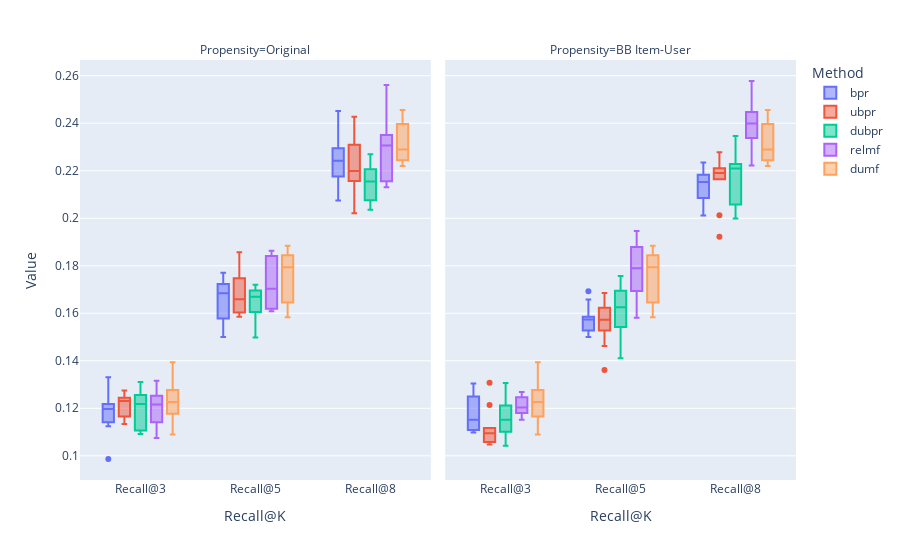

Notebook source saved alongside this figure:
### Markdown cell above
### Recall@K

### Code cell
plot_metric(coat_df, 'Recall', methods=_methods, propensities=_propensities)

### Figure 1 — Plotly figure (JSON) as saved in the notebook; plotly's stock layout.template omitted (floating-point values rounded to 4 significant figures)
{"data": [{"alignmentgroup": "True", "hovertemplate": "Method=bpr<br>Propensity=Original<br>Metric@K=%{x}<br>Value=%{y}<extra></extra>", "legendgroup": "bpr", "marker": {"color": "#636efa"}, "name": "bpr", "notched": false, "offsetgroup": "bpr", "orientation": "v", "quartilemethod": "exclusive", "showlegend": true, "type": "box", "x": ["Recall@3", "Recall@3", "Recall@3", "Recall@3", "Recall@3", "Recall@3", "Recall@3", "Recall@3", "Recall@3", "Recall@3", "Recall@5", "Recall@5", "Recall@5", "Recall@5", "Recall@5", "Recall@5", "Recall@5", "Recall@5", "Recall@5", "Recall@5", "Recall@8", "Recall@8", "Recall@8", "Recall@8", "Recall@8", "Recall@8", "Recall@8", "Recall@8", "Recall@8", "Recall@8"], "x0": " ", "xaxis": "x", "y": [0.1193, 0.133, 0.1141, 0.1218, 0.1276, 0.1125, 0.1201, 0.1203, 0.1178, 0.09865, 0.1685, 0.1723, 0.1584, 0.1684, 0.1771, 0.1551, 0.1578, 0.1756, 0.15, 0.1706, 0.2075, 0.2283, 0.2331, 0.2294, 0.2452, 0.2288, 0.2156, 0.2189, 0.2202, 0.2176], "y0": " ", "yaxis": "y"}, {"alignmentgroup": "True", "hovertemplate": "Method=bpr<br>Propensity=BB Item-User<br>Metric@K=%{x}<br>Value=%{y}<extra></extra>", "legendgroup": "bpr", "marker": {"color": "#636efa"}, "name": "bpr", "notched": false, "offsetgroup": "bpr", "orientation": "v", "quartilemethod": "exclusive", "showlegend": false, "type": "box", "x": ["Recall@3", "Recall@3", "Recall@3", "Recall@3", "Recall@3", "Recall@3", "Recall@3", "Recall@3", "Recall@3", "Recall@3", "Recall@5", "Recall@5", "Recall@5", "Recall@5", "Recall@5", "Recall@5", "Recall@5", "Recall@5", "Recall@5", "Recall@5", "Recall@8", "Recall@8", "Recall@8", "Recall@8", "Recall@8", "Recall@8", "Recall@8", "Recall@8", "Recall@8", "Recall@8"], "x0": " ", "xaxis": "x2", "y": [0.1296, 0.1098, 0.1305, 0.1145, 0.1106, 0.1159, 0.1109, 0.1141, 0.1169, 0.1249, 0.1528, 0.1524, 0.1577, 0.15, 0.1586, 0.1569, 0.1693, 0.1658, 0.1574, 0.1572, 0.2085, 0.2186, 0.2168, 0.2145, 0.2012, 0.2076, 0.2162, 0.2183, 0.2234, 0.2141], "y0": " ", "yaxis": "y2"}, {"alignmentgroup": "True", "hovertemplate": "Method=ubpr<br>Propensity=Original<br>Metric@K=%{x}<br>Value=%{y}<extra></extra>", "legendgroup": "ubpr", "marker": {"color": "#EF553B"}, "name": "ubpr", "notched": false, "offsetgroup": "ubpr", "orientation": "v", "quartilemethod": "exclusive", "showlegend": true, "type": "box", "x": ["Recall@3", "Recall@3", "Recall@3", "Recall@3", "Recall@3", "Recall@3", "Recall@3", "Recall@3", "Recall@3", "Recall@3", "Recall@5", "Recall@5", "Recall@5", "Recall@5", "Recall@5", "Recall@5", "Recall@5", "Recall@5", "Recall@5", "Recall@5", "Recall@8", "Recall@8", "Recall@8", "Recall@8", "Recall@8", "Recall@8", "Recall@8", "Recall@8", "Recall@8", "Recall@8"], "x0": " ", "xaxis": "x", "y": [0.1173, 0.1166, 0.1275, 0.115, 0.1231, 0.1246, 0.1134, 0.1244, 0.1231, 0.1243, 0.1657, 0.1857, 0.1673, 0.162, 0.1602, 0.1762, 0.1662, 0.1747, 0.1603, 0.1585, 0.2166, 0.2301, 0.2211, 0.2427, 0.2309, 0.2186, 0.2156, 0.2406, 0.2111, 0.2021], "y0": " ", "yaxis": "y"}, {"alignmentgroup": "True", "hovertemplate": "Method=ubpr<br>Propensity=BB Item-User<br>Metric@K=%{x}<br>Value=%{y}<extra></extra>", "legendgroup": "ubpr", "marker": {"color": "#EF553B"}, "name": "ubpr", "notched": false, "offsetgroup": "ubpr", "orientation": "v", "quartilemethod": "exclusive", "showlegend": false, "type": "box", "x": ["Recall@3", "Recall@3", "Recall@3", "Recall@3", "Recall@3", "Recall@3", "Recall@3", "Recall@3", "Recall@3", "Recall@3", "Recall@5", "Recall@5", "Recall@5", "Recall@5", "Recall@5", "Recall@5", "Recall@5", "Recall@5", "Recall@5", "Recall@5", "Recall@8", "Recall@8", "Recall@8", "Recall@8", "Recall@8", "Recall@8", "Recall@8", "Recall@8", "Recall@8", "Recall@8"], "x0": " ", "xaxis": "x2", "y": [0.1094, 0.1117, 0.1047, 0.106, 0.1056, 0.1058, 0.1104, 0.1096, 0.1307, 0.1214, 0.1612, 0.1557, 0.1527, 0.1623, 0.1462, 0.1362, 0.1533, 0.159, 0.1685, 0.1643, 0.2246, 0.2211, 0.2196, 0.219, 0.2012, 0.1923, 0.2166, 0.2278, 0.2164, 0.2191], "y0": " ", "yaxis": "y2"}, {"alignmentgroup": "True", "hovertemplate": "Method=dubpr<br>Propensity=Original<br>Metric@K=%{x}<br>Value=%{y}<extra></extra>", "legendgroup": "dubpr", "marker": {"color": "#00cc96"}, "name": "dubpr", "notched": false, "offsetgroup": "dubpr", "orientation": "v", "quartilemethod": "exclusive", "showlegend": true, "type": "box", "x": ["Recall@3", "Recall@3", "Recall@3", "Recall@3", "Recall@3", "Recall@3", "Recall@3", "Recall@3", "Recall@3", "Recall@3", "Recall@5", "Recall@5", "Recall@5", "Recall@5", "Recall@5", "Recall@5", "Recall@5", "Recall@5", "Recall@5", "Recall@5", "Recall@8", "Recall@8", "Recall@8", "Recall@8", "Recall@8", "Recall@8", "Recall@8", "Recall@8", "Recall@8", "Recall@8"], "x0": " ", "xaxis": "x", "y": [0.1092, 0.1216, 0.131, 0.1221, 0.1275, 0.1106, 0.1219, 0.1256, 0.1104, 0.1117, 0.1498, 0.164, 0.172, 0.1707, 0.1695, 0.1552, 0.1682, 0.1696, 0.1656, 0.1605, 0.2036, 0.2065, 0.2184, 0.2207, 0.213, 0.2105, 0.2229, 0.227, 0.2076, 0.2181], "y0": " ", "yaxis": "y"}, {"alignmentgroup": "True", "hovertemplate": "Method=dubpr<br>Propensity=BB Item-User<br>Metric@K=%{x}<br>Value=%{y}<extra></extra>", "legendgroup": "dubpr", "marker": {"color": "#00cc96"}, "name": "dubpr", "notched": false, "offsetgroup": "dubpr", "orientation": "v", "quartilemethod": "exclusive", "showlegend": false, "type": "box", "x": ["Recall@3", "Recall@3", "Recall@3", "Recall@3", "Recall@3", "Recall@3", "Recall@3", "Recall@3", "Recall@3", "Recall@3", "Recall@5", "Recall@5", "Recall@5", "Recall@5", "Recall@5", "Recall@5", "Recall@5", "Recall@5", "Recall@5", "Recall@5", "Recall@8", "Recall@8", "Recall@8", "Recall@8", "Recall@8", "Recall@8", "Recall@8", "Recall@8", "Recall@8", "Recall@8"], "x0": " ", "xaxis": "x2", "y": [0.1101, 0.1165, 0.1142, 0.1268, 0.1053, 0.1043, 0.1307, 0.1157, 0.1147, 0.1212, 0.1595, 0.1757, 0.1542, 0.1667, 0.158, 0.141, 0.1656, 0.174, 0.1456, 0.1695, 0.2163, 0.2347, 0.2055, 0.23, 0.2058, 0.2216, 0.1999, 0.2222, 0.2204, 0.2228], "y0": " ", "yaxis": "y2"}, {"alignmentgroup": "True", "hovertemplate": "Method=relmf<br>Propensity=Original<br>Metric@K=%{x}<br>Value=%{y}<extra></extra>", "legendgroup": "relmf", "marker": {"color": "#ab63fa"}, "name": "relmf", "notched": false, "offsetgroup": "relmf", "orientation": "v", "quartilemethod": "exclusive", "showlegend": true, "type": "box", "x": ["Recall@3", "Recall@3", "Recall@3", "Recall@3", "Recall@3", "Recall@3", "Recall@3", "Recall@3", "Recall@3", "Recall@3", "Recall@5", "Recall@5", "Recall@5", "Recall@5", "Recall@5", "Recall@5", "Recall@5", "Recall@5", "Recall@5", "Recall@5", "Recall@8", "Recall@8", "Recall@8", "Recall@8", "Recall@8", "Recall@8", "Recall@8", "Recall@8", "Recall@8", "Recall@8"], "x0": " ", "xaxis": "x", "y": [0.1278, 0.1243, 0.113, 0.1316, 0.1253, 0.1203, 0.1141, 0.1075, 0.1227, 0.1205, 0.1841, 0.1613, 0.1626, 0.1843, 0.1779, 0.1863, 0.1619, 0.1609, 0.1813, 0.1625, 0.2561, 0.2154, 0.2156, 0.235, 0.2319, 0.2294, 0.2216, 0.2355, 0.232, 0.2131], "y0": " ", "yaxis": "y"}, {"alignmentgroup": "True", "hovertemplate": "Method=relmf<br>Propensity=BB Item-User<br>Metric@K=%{x}<br>Value=%{y}<extra></extra>", "legendgroup": "relmf", "marker": {"color": "#ab63fa"}, "name": "relmf", "notched": false, "offsetgroup": "relmf", "orientation": "v", "quartilemethod": "exclusive", "showlegend": false, "type": "box", "x": ["Recall@3", "Recall@3", "Recall@3", "Recall@3", "Recall@3", "Recall@3", "Recall@3", "Recall@3", "Recall@3", "Recall@3", "Recall@5", "Recall@5", "Recall@5", "Recall@5", "Recall@5", "Recall@5", "Recall@5", "Recall@5", "Recall@5", "Recall@5", "Recall@8", "Recall@8", "Recall@8", "Recall@8", "Recall@8", "Recall@8", "Recall@8", "Recall@8", "Recall@8", "Recall@8"], "x0": " ", "xaxis": "x2", "y": [0.12, 0.1152, 0.118, 0.1246, 0.1217, 0.1269, 0.1207, 0.1173, 0.1262, 0.1189, 0.1878, 0.1693, 0.1776, 0.1897, 0.1717, 0.1947, 0.1814, 0.1641, 0.1803, 0.1582, 0.2578, 0.2222, 0.2447, 0.241, 0.2488, 0.2377, 0.2441, 0.2389, 0.2338, 0.2298], "y0": " ", "yaxis": "y2"}, {"alignmentgroup": "True", "hovertemplate": "Method=dumf<br>Propensity=Original<br>Metric@K=%{x}<br>Value=%{y}<extra></extra>", "legendgroup": "dumf", "marker": {"color": "#FFA15A"}, "name": "dumf", "notched": false, "offsetgroup": "dumf", "orientation": "v", "quartilemethod": "exclusive", "showlegend": true, "type": "box", "x": ["Recall@3", "Recall@3", "Recall@3", "Recall@3", "Recall@3", "Recall@3", "Recall@3", "Recall@3", "Recall@3", "Recall@3", "Recall@5", "Recall@5", "Recall@5", "Recall@5", "Recall@5", "Recall@5", "Recall@5", "Recall@5", "Recall@5", "Recall@5", "Recall@8", "Recall@8", "Recall@8", "Recall@8", "Recall@8", "Recall@8", "Recall@8", "Recall@8", "Recall@8", "Recall@8"], "x0": " ", "xaxis": "x", "y": [0.1213, 0.1177, 0.1137, 0.1184, 0.1286, 0.1276, 0.109, 0.124, 0.1393, 0.1277, 0.178, 0.1586, 0.1712, 0.187, 0.1884, 0.1808, 0.1645, 0.1829, 0.1844, 0.1584, 0.2405, 0.2242, 0.2291, 0.2348, 0.2288, 0.2283, 0.222, 0.2396, 0.2456, 0.2244], "y0": " ", "yaxis": "y"}, {"alignmentgroup": "True", "hovertemplate": "Method=dumf<br>Propensity=BB Item-User<br>Metric@K=%{x}<br>Value=%{y}<extra></extra>", "legendgroup": "dumf", "marker": {"color": "#FFA15A"}, "name": "dumf", "notched": false, "offsetgroup": "dumf", "orientation": "v", "quartilemethod": "exclusive", "showlegend": false, "type": "box", "x": ["Recall@3", "Recall@3", "Recall@3", "Recall@3", "Recall@3", "Recall@3", "Recall@3", "Recall@3", "Recall@3", "Recall@3", "Recall@5", "Recall@5", "Recall@5", "Recall@5", "Recall@5", "Recall@5", "Recall@5", "Recall@5", "Recall@5", "Recall@5", "Recall@8", "Recall@8", "Recall@8", "Recall@8", "Recall@8", "Recall@8", "Recall@8", "Recall@8", "Recall@8", "Recall@8"], "x0": " ", "xaxis": "x2", "y": [0.1213, 0.1165, 0.1137, 0.1184, 0.1286, 0.1276, 0.109, 0.124, 0.1393, 0.1277, 0.178, 0.1586, 0.1712, 0.187, 0.1884, 0.1808, 0.1645, 0.1829, 0.1844, 0.1584, 0.2405, 0.2242, 0.2291, 0.2313, 0.2288, 0.2283, 0.222, 0.2396, 0.2456, 0.2244], "y0": " ", "yaxis": "y2"}], "layout": {"annotations": [{"font": {}, "showarrow": false, "text": "Propensity=Original", "x": 0.245, "xanchor": "center", "xref": "paper", "y": 1, "yanchor": "bottom", "yref": "paper"}, {"font": {}, "showarrow": false, "text": "Propensity=BB Item-User", "x": 0.755, "xanchor": "center", "xref": "paper", "y": 1, "yanchor": "bottom", "yref": "paper"}], "boxmode": "group", "legend": {"title": {"text": "Method"}, "tracegroupgap": 0}, "margin": {"t": 60}, "xaxis": {"anchor": "y", "domain": [0, 0.49], "title": {"text": "Recall@K"}}, "xaxis2": {"anchor": "y2", "domain": [0.51, 1], "matches": "x", "title": {"text": "Recall@K"}}, "yaxis": {"anchor": "x", "domain": [0, 1], "title": {"text": "Value"}}, "yaxis2": {"anchor": "x2", "domain": [0, 1], "matches": "y", "showticklabels": false}}}
